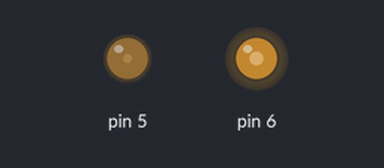
Recording of a sketch running on a simulated Arduino Uno, built with avr-gcc and run on an emulated ATmega328P. Parts: output pins drawn as LEDs (lit = HIGH).

Above: at 0.1 s.
Timing chart, 0 to 1.6 s (numbered marks = the images above):
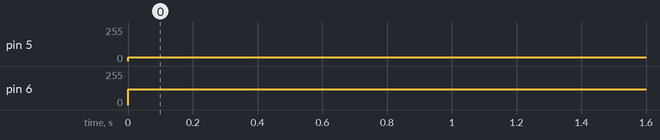

The sketch:

motor_test.ino
```cpp
void setup() {
  pinMode(5,OUTPUT);
  pinMode(6,OUTPUT);
}

void loop() {
  analogWrite(5, 30);     //  0-255
  analogWrite(6, 120);     //  0-255
}
```

Measured:
- by itself, pin 5: 0/255 → 30/255 at 0.00 s
- by itself, pin 6: 0/255 → 120/255 at 0.00 s
